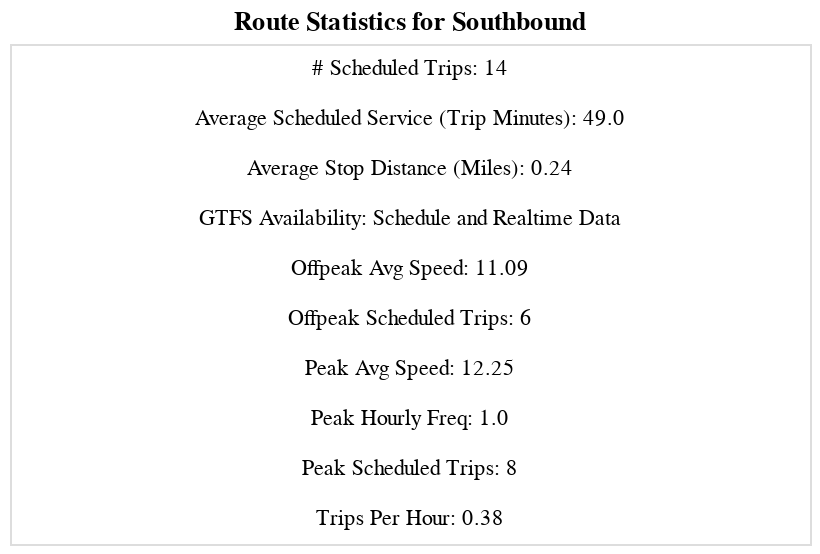

Notebook code for this chart:
### Code cell
(
        (section2_utils.create_text_table(route_stats_df, 0))
        .add_params(xcol_param)
        .transform_filter(xcol_param)
    )

### Figure 1 — Vega-Lite specification as saved in the notebook (floating-point values rounded to 4 significant figures)
{"config": {"view": {"continuousWidth": 300, "continuousHeight": 300}}, "data": {"name": "data-1b5679fbacc775d707a61769eb58fc75"}, "mark": {"type": "text"}, "encoding": {"text": {"field": "combo_col", "type": "nominal"}, "x": {"axis": null, "field": "Zero", "type": "quantitative"}, "y": {"axis": null, "field": "combo_col", "type": "nominal"}}, "height": 250, "params": [{"name": "param_1", "select": {"type": "point", "fields": ["Route"]}, "bind": {"input": "select", "options": ["Residential Route", "Express Route"], "name": "Routes: "}, "value": "Residential Route"}], "title": "Route Statistics for Southbound", "transform": [{"filter": {"param": "param_1"}}], "width": 400, "$schema": "https://vega.github.io/schema/vega-lite/v5.17.0.json", "datasets": {"data-1b5679fbacc775d707a61769eb58fc75": [{"Route": "Express Route", "Direction": "Southbound", "variable": "Average Scheduled Service (Trip Minutes)", "value": 35.0, "Zero": 0, "combo_col": "Average Scheduled Service (Trip Minutes): 35.0"}, {"Route": "Residential Route", "Direction": "Southbound", "variable": "Average Scheduled Service (Trip Minutes)", "value": 49.0, "Zero": 0, "combo_col": "Average Scheduled Service (Trip Minutes): 49.0"}, {"Route": "Express Route", "Direction": "Southbound", "variable": "Average Stop Distance (Miles)", "value": 0.27, "Zero": 0, "combo_col": "Average Stop Distance (Miles): 0.27"}, {"Route": "Residential Route", "Direction": "Southbound", "variable": "Average Stop Distance (Miles)", "value": 0.24, "Zero": 0, "combo_col": "Average Stop Distance (Miles): 0.24"}, {"Route": "Express Route", "Direction": "Southbound", "variable": "# Scheduled Trips", "value": 16, "Zero": 0, "combo_col": "# Scheduled Trips: 16"}, {"Route": "Residential Route", "Direction": "Southbound", "variable": "# Scheduled Trips", "value": 14, "Zero": 0, "combo_col": "# Scheduled Trips: 14"}, {"Route": "Express Route", "Direction": "Southbound", "variable": "Gtfs Availability", "value": "schedule_and_vp", "Zero": 0, "combo_col": "GTFS Availability: Schedule and Realtime Data"}, {"Route": "Residential Route", "Direction": "Southbound", "variable": "Gtfs Availability", "value": "schedule_and_vp", "Zero": 0, "combo_col": "GTFS Availability: Schedule and Realtime Data"}, {"Route": "Express Route", "Direction": "Southbound", "variable": "Peak Avg Speed", "value": 12.84, "Zero": 0, "combo_col": "Peak Avg Speed: 12.84"}, {"Route": "Residential Route", "Direction": "Southbound", "variable": "Peak Avg Speed", "value": 12.25, "Zero": 0, "combo_col": "Peak Avg Speed: 12.25"}, {"Route": "Express Route", "Direction": "Southbound", "variable": "Peak Scheduled Trips", "value": 8, "Zero": 0, "combo_col": "Peak Scheduled Trips: 8"}, {"Route": "Residential Route", "Direction": "Southbound", "variable": "Peak Scheduled Trips", "value": 8, "Zero": 0, "combo_col": "Peak Scheduled Trips: 8"}, {"Route": "Express Route", "Direction": "Southbound", "variable": "Peak Hourly Freq", "value": 1.0, "Zero": 0, "combo_col": "Peak Hourly Freq: 1.0"}, {"Route": "Residential Route", "Direction": "Southbound", "variable": "Peak Hourly Freq", "value": 1.0, "Zero": 0, "combo_col": "Peak Hourly Freq: 1.0"}, {"Route": "Express Route", "Direction": "Southbound", "variable": "Offpeak Avg Speed", "value": 12.96, "Zero": 0, "combo_col": "Offpeak Avg Speed: 12.96"}, {"Route": "Residential Route", "Direction": "Southbound", "variable": "Offpeak Avg Speed", "value": 11.09, "Zero": 0, "combo_col": "Offpeak Avg Speed: 11.09"}, {"Route": "Express Route", "Direction": "Southbound", "variable": "Offpeak Scheduled Trips", "value": 8, "Zero": 0, "combo_col": "Offpeak Scheduled Trips: 8"}, {"Route": "Residential Route", "Direction": "Southbound", "variable": "Offpeak Scheduled Trips", "value": 6, "Zero": 0, "combo_col": "Offpeak Scheduled Trips: 6"}, {"Route": "Express Route", "Direction": "Southbound", "variable": "Trips Per Hour", "value": 0.5, "Zero": 0, "combo_col": "Trips Per Hour: 0.5"}, {"Route": "Residential Route", "Direction": "Southbound", "variable": "Trips Per Hour", "value": 0.38, "Zero": 0, "combo_col": "Trips Per Hour: 0.38"}]}}
